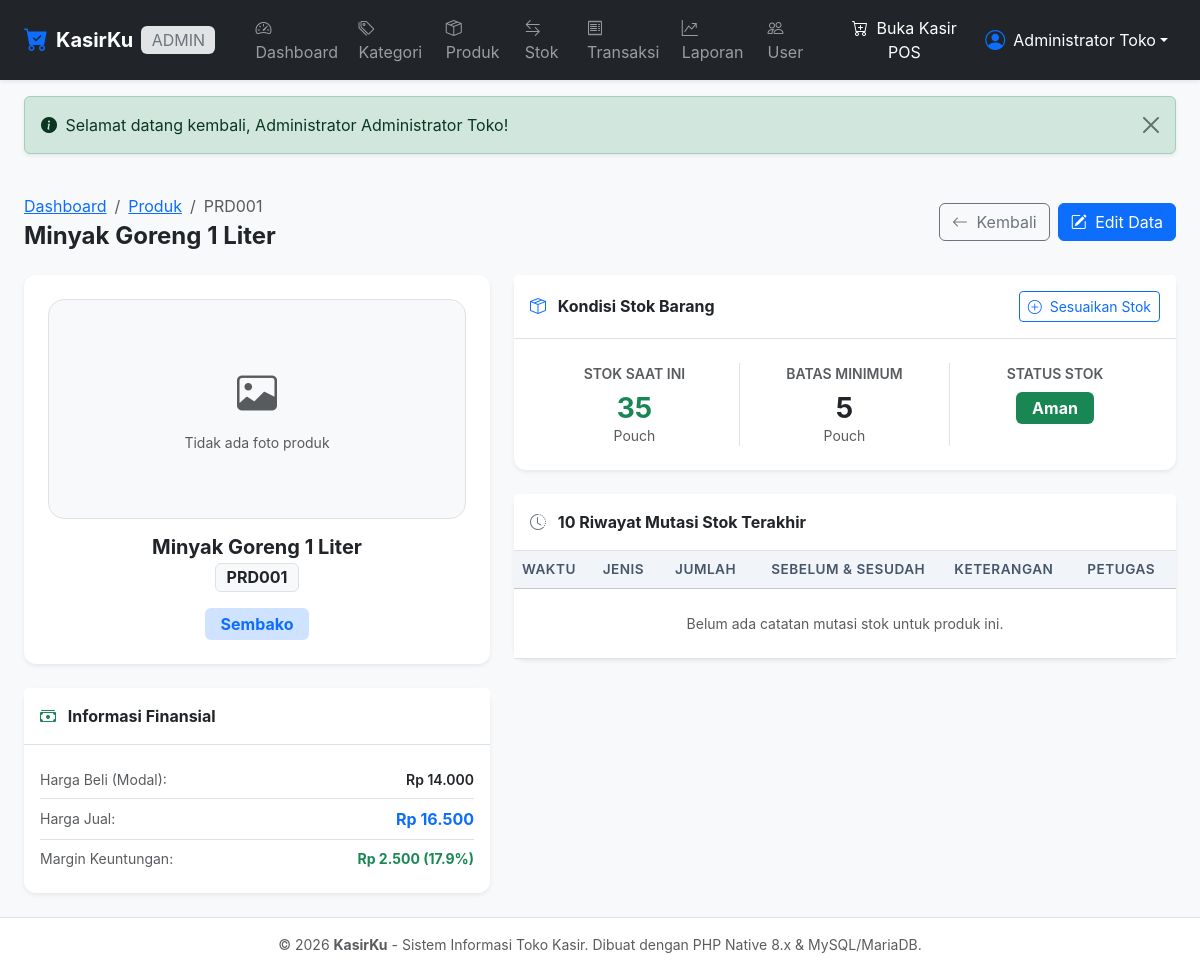
Screenshot of /admin/produk/detail.php?id=1 (signed in) with the database file from the repository.
### tables this page shows
CREATE TABLE IF NOT EXISTS `produk` (
    `id_produk` INT AUTO_INCREMENT PRIMARY KEY,
    `kode_produk` VARCHAR(50) NOT NULL UNIQUE,
    `nama_produk` VARCHAR(150) NOT NULL,
    `id_kategori` INT NOT NULL,
    `harga_beli` DECIMAL(12, 2) NOT NULL DEFAULT 0.00,
    `harga_jual` DECIMAL(12, 2) NOT NULL DEFAULT 0.00,
    `stok` INT NOT NULL DEFAULT 0,
    `stok_minimum` INT NOT NULL DEFAULT 5,
    `satuan` VARCHAR(30) NOT NULL DEFAULT 'pcs',
    `gambar` VARCHAR(255) NULL DEFAULT NULL,
    `created_at` TIMESTAMP DEFAULT CURRENT_TIMESTAMP,
    `updated_at` TIMESTAMP DEFAULT CURRENT_TIMESTAMP ON UPDATE CURRENT_TIMESTAMP,
    INDEX `idx_produk_kategori` (`id_kategori`),
    INDEX `idx_produk_nama` (`nama_produk`),
    INDEX `idx_produk_stok` (`stok`),
    CONSTRAINT `fk_produk_kategori` FOREIGN KEY (`id_kategori`)
        REFERENCES `kategori` (`id_kategori`)
        ON UPDATE CASCADE
        ON DELETE RESTRICT
);

CREATE TABLE IF NOT EXISTS `kategori` (
    `id_kategori` INT AUTO_INCREMENT PRIMARY KEY,
    `nama_kategori` VARCHAR(100) NOT NULL,
    `created_at` TIMESTAMP DEFAULT CURRENT_TIMESTAMP,
    `updated_at` TIMESTAMP DEFAULT CURRENT_TIMESTAMP ON UPDATE CURRENT_TIMESTAMP,
    INDEX `idx_kategori_nama` (`nama_kategori`)
);

### config/database.php (called while the page is built, shortened)
<?php
function format_rupiah($angka) {
    return 'Rp ' . number_format((float)$angka, 0, ',', '.');
}
function e($string) {
    return htmlspecialchars((string)$string, ENT_QUOTES, 'UTF-8');
}
function base_url($path = '') {
    return BASE_URL . ltrim($path, '/');
}

### admin/produk/detail.php (the view, shortened to what this page needs)
<?php
require_once __DIR__ . '/../../includes/admin_auth.php';
$id = (int)($_GET['id'] ?? 0);
try {
    $stmt = $pdo->prepare("
        SELECT p.*, k.nama_kategori
        FROM produk p
        LEFT JOIN kategori k ON p.id_kategori = k.id_kategori
        WHERE p.id_produk = :id
        LIMIT 1
    ");
    $stmt->execute(['id' => $id]);
    $produk = $stmt->fetch();
    $stmtMovements = $pdo->prepare("
        SELECT sm.*, u.nama AS nama_user
        FROM stock_movements sm
        LEFT JOIN users u ON sm.id_user = u.id_user
        WHERE sm.id_produk = :id
        ORDER BY sm.created_at DESC
        LIMIT 10
    ");
    $stmtMovements->execute(['id' => $id]);
    $riwayatStok = $stmtMovements->fetchAll();
} catch (PDOException $e) {
    die("Terjadi kesalahan: " . htmlspecialchars($e->getMessage()));
}
$marginRp = $produk['harga_jual'] - $produk['harga_beli'];
$marginPersen = ($produk['harga_beli'] > 0) ? ($marginRp / $produk['harga_beli']) * 100 : 0;
require_once __DIR__ . '/../../includes/header.php';
require_once __DIR__ . '/../../includes/navbar.php';
?>
<div class="container-fluid px-3 px-lg-4 py-4">
    <div class="d-flex flex-wrap justify-content-between align-items-center mb-4 gap-2">
        <div>
            <nav aria-label="breadcrumb">
                <ol class="breadcrumb small mb-1">
                    <li class="breadcrumb-item"><a href="<?= base_url('admin/index.php'); ?>">Dashboard</a></li>
                    <li class="breadcrumb-item"><a href="<?= base_url('admin/produk/index.php'); ?>">Produk</a></li>
                    <li class="breadcrumb-item active" aria-current="page"><?= e($produk['kode_produk']); ?></li>
                </ol>
            </nav>
            <h4 class="fw-bold mb-0 text-dark"><?= e($produk['nama_produk']); ?></h4>
        </div>
        <div class="d-flex gap-2">
            <a href="<?= base_url('admin/produk/index.php'); ?>" class="btn btn-outline-secondary">
                <i class="bi bi-arrow-left me-1"></i> Kembali
            </a>
            <a href="<?= base_url('admin/produk/edit.php?id=' . $produk['id_produk']); ?>" class="btn btn-primary">
                <i class="bi bi-pencil-square me-1"></i> Edit Data
            </a>
        </div>
    </div>
    <div class="row g-4">
        <div class="col-lg-5">
            <div class="card border-0 shadow-sm mb-4">
                <div class="card-body p-4 text-center">
                    <?php if (!empty($produk['gambar']) && file_exists(__DIR__ . '/../../uploads/produk/' . $produk['gambar'])): ?>
                        <img src="<?= base_url('uploads/produk/' . $produk['gambar']); ?>" alt="<?= e($produk['nama_produk']); ?>" class="img-fluid rounded-4 shadow-sm border mb-3" style="max-height: 280px; object-fit: contain;">
                    <?php else: ?>
                        <div class="bg-light border rounded-4 py-5 text-muted mb-3 d-flex flex-column align-items-center justify-content-center" style="height: 220px;">
                            <i class="bi bi-image fs-1 mb-2"></i>
                            <span class="small">Tidak ada foto produk</span>
                        </div>
                    <?php endif; ?>
                    <h5 class="fw-bold text-dark mb-1"><?= e($produk['nama_produk']); ?></h5>
                    <div class="badge bg-light text-dark border fs-6 mb-3"><?= e($produk['kode_produk']); ?></div>
                    <div>
                        <span class="badge bg-primary-subtle text-primary px-3 py-2 fs-6">
                            <?= e($produk['nama_kategori'] ?? 'Tanpa Kategori'); ?>
                        </span>
                    </div>
                </div>
            </div>
            <div class="card border-0 shadow-sm">
                <div class="card-header bg-white py-3 border-bottom fw-bold text-dark">
                    <i class="bi bi-cash-stack text-success me-2"></i> Informasi Finansial
                </div>
                <div class="card-body p-3">
                    <ul class="list-group list-group-flush small">
                        <li class="list-group-item d-flex justify-content-between align-items-center px-0">
                            <span class="text-muted">Harga Beli (Modal):</span>
                            <span class="fw-semibold text-dark"><?= format_rupiah($produk['harga_beli']); ?></span>
                        </li>
                        <li class="list-group-item d-flex justify-content-between align-items-center px-0">
                            <span class="text-muted">Harga Jual:</span>
                            <span class="fw-bold text-primary fs-6"><?= format_rupiah($produk['harga_jual']); ?></span>
                        </li>
                        <li class="list-group-item d-flex justify-content-between align-items-center px-0">
                            <span class="text-muted">Margin Keuntungan:</span>
                            <span class="fw-bold text-success">
                                <?= format_rupiah($marginRp); ?> (<?= number_format($marginPersen, 1); ?>%)
                            </span>
                        </li>
                    </ul>
                </div>
            </div>
        </div>
        <div class="col-lg-7">
            <div class="card border-0 shadow-sm mb-4">
                <div class="card-header bg-white py-3 border-bottom d-flex justify-content-between align-items-center">
                    <span class="fw-bold text-dark"><i class="bi bi-box-seam me-2 text-primary"></i> Kondisi Stok Barang</span>
                    <a href="<?= base_url('admin/stok/index.php?id_produk=' . $produk['id_produk']); ?>" class="btn btn-sm btn-outline-primary">
                        <i class="bi bi-plus-circle me-1"></i> Sesuaikan Stok
                    </a>
                </div>
                <div class="card-body p-4">
                    <div class="row text-center g-3">
                        <div class="col-4 border-end">
                            <div class="text-muted small text-uppercase fw-semibold">Stok Saat Ini</div>
                            <h3 class="fw-bold mt-2 mb-0 <?= $produk['stok'] <= $produk['stok_minimum'] ? 'text-danger' : 'text-success'; ?>">
                                <?= (int)$produk['stok']; ?>
                            </h3>
                            <div class="small text-muted"><?= e($produk['satuan']); ?></div>
                        </div>
                        <div class="col-4 border-end">
                            <div class="text-muted small text-uppercase fw-semibold">Batas Minimum</div>
                            <h3 class="fw-bold mt-2 mb-0 text-dark"><?= (int)$produk['stok_minimum']; ?></h3>
                            <div class="small text-muted"><?= e($produk['satuan']); ?></div>
                        </div>
                        <div class="col-4">
                            <div class="text-muted small text-uppercase fw-semibold">Status Stok</div>
                            <div class="mt-2">
                                <?php if ($produk['stok'] <= 0): ?>
                                    <span class="badge bg-danger fs-6 py-2 px-3">Habis</span>
                                <?php elseif ($produk['stok'] <= $produk['stok_minimum']): ?>
                                    <span class="badge bg-warning text-dark fs-6 py-2 px-3">Menipis</span>
                                <?php else: ?>
                                    <span class="badge bg-success fs-6 py-2 px-3">Aman</span>
                                <?php endif; ?>
                            </div>
                        </div>
                    </div>
                </div>
            </div>
            <div class="card border-0 shadow-sm">
                <div class="card-header bg-white py-3 border-bottom fw-bold text-dark">
                    <i class="bi bi-clock-history text-secondary me-2"></i> 10 Riwayat Mutasi Stok Terakhir
                </div>
                <div class="card-body p-0">
                    <div class="table-responsive">
                        <table class="table table-hover align-middle mb-0 small">
                            <thead class="table-light">
                                <tr>
                                    <th>Waktu</th>
                                    <th>Jenis</th>
                                    <th class="text-center">Jumlah</th>
                                    <th class="text-center">Sebelum & Sesudah</th>
                                    <th>Keterangan</th>
                                    <th>Petugas</th>
                                </tr>
                            </thead>
                            <tbody>
                                <?php if (empty($riwayatStok)): ?>
                                    <tr>
                                        <td colspan="6" class="text-center py-4 text-muted">
                                            Belum ada catatan mutasi stok untuk produk ini.
                                        </td>
                                    </tr>
                                <?php endif; ?>
                            </tbody>
                        </table>
                    </div>
                </div>
            </div>
        </div>
    </div>
</div>
<?php require_once __DIR__ . '/../../includes/footer.php'; ?>

### assets/css/style.css (style rules this page uses)
:root { --primary-color: #0d6efd; --primary-hover: #0b5ed7; --sidebar-width: 260px; }
body { font-family: -apple-system, BlinkMacSystemFont, "Segoe UI", Roboto, "Helvetica Neue", Arial, sans-serif; color: #334155; background-color: #f8fafc; }
.card { border: 1px solid rgba(226, 232, 240, 0.8); box-shadow: 0 1px 3px 0 rgba(0, 0, 0, 0.05); border-radius: 0.75rem; }
.table th { font-weight: 600; color: #475569; font-size: 0.85rem; text-transform: uppercase; letter-spacing: 0.5px; background-color: #f1f5f9; }

### rows the page displays
produk: kode_produk "PRD001", nama_produk "Minyak Goreng 1 Liter", id_kategori.nama_kategori "Sembako", harga_beli "Rp 14.000", harga_jual "Rp 16.500", format_rupiah($marginRp) "Rp 2.500", marginPersen "17.9", stok "35", satuan "Pouch", stok_minimum "5"

### other values shown
$currentRole "ADMIN"
$currentNama "Administrator Toko"
$flash['message'] "Selamat datang kembali, Administrator Administrator Toko!"
